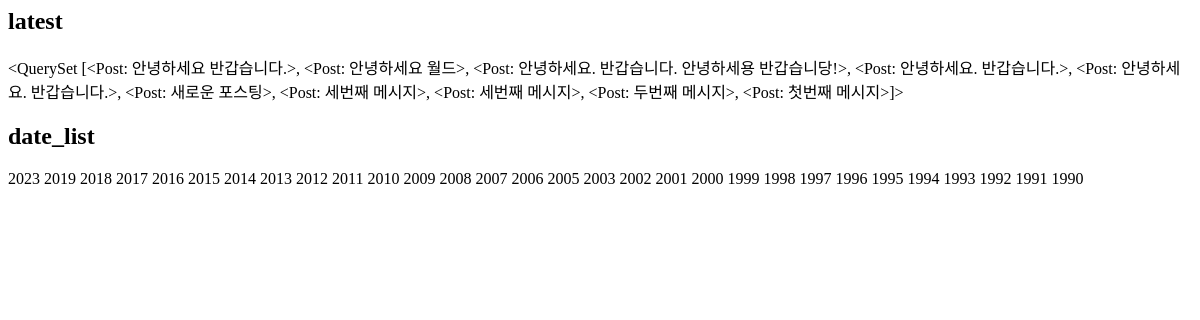
Before: /instagram/archive/ with the older database file.
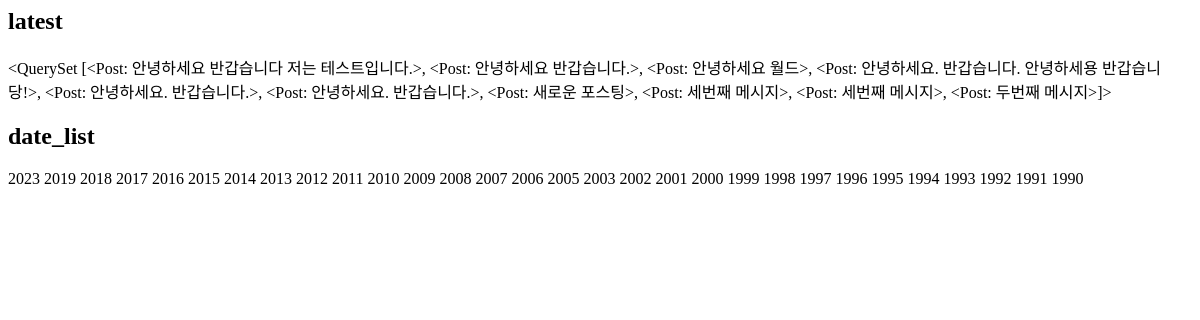
After: the same page with the newer database file.
### instagram/models.py (models this page shows, shortened)
class Post(models.Model):
    author = models.ForeignKey(settings.AUTH_USER_MODEL, on_delete = models.CASCADE)
    message = models.TextField(
        validators=[MinLengthValidator(10)]
        )
    photo = models.ImageField(blank=True, upload_to='instagram/post/%Y/%m/%d')
    tag_set = models.ManyToManyField('Tag', blank=True)
    is_public = models.BooleanField(default=False, verbose_name='공개여부')
    created_at = models.DateTimeField(auto_now_add=True)
    updated_at = models.DateTimeField(auto_now=True)
    def __str__(self):
        return self.message
    class Meta:
        ordering = ['-id']
    def message_length(self):
        return f'{len(self.message)} 글자'
    message_length.short_description = "메세지 글자수"

### instagram/templates/instagram/post_archive.html
<h2>latest</h2>
{{ latest }}
<h2>date_list</h2>
{% for date in date_list %}
    {{ date.year }}
{% endfor %}

Changed rows visible on the page:
no longer on this page (row unchanged): Post: message.message "<QuerySet [<Post: 안녕하세요 반갑습니다.>, <Post: 안녕하세요 월드>, <Post: 안녕하세요. 반갑습니다. 안녕하세용 반갑습니당!>, <Post: 안녕하세요. 반갑습니다.>, <Post: 안녕하세요. 반갑습니다.>, <Post: 새로운 포스팅>, <Post: 세번째 메시지>, <Post: 세번째 메시지>, <Post: 두번째 메시지>, <Post: 첫번째 메시지>]>"
added Post: message.message "<QuerySet [<Post: 안녕하세요 반갑습니다 저는 테스트입니다.>, <Post: 안녕하세요 반갑습니다.>, <Post: 안녕하세요 월드>, <Post: 안녕하세요. 반갑습니다. 안녕하세용 반갑습니당!>, <Post: 안녕하세요. 반갑습니다.>, <Post: 안녕하세요. 반갑습니다.>, <Post: 새로운 포스팅>, <Post: 세번째 메시지>, <Post: 세번째 메시지>, <Post: 두번째 메시지>]>"
